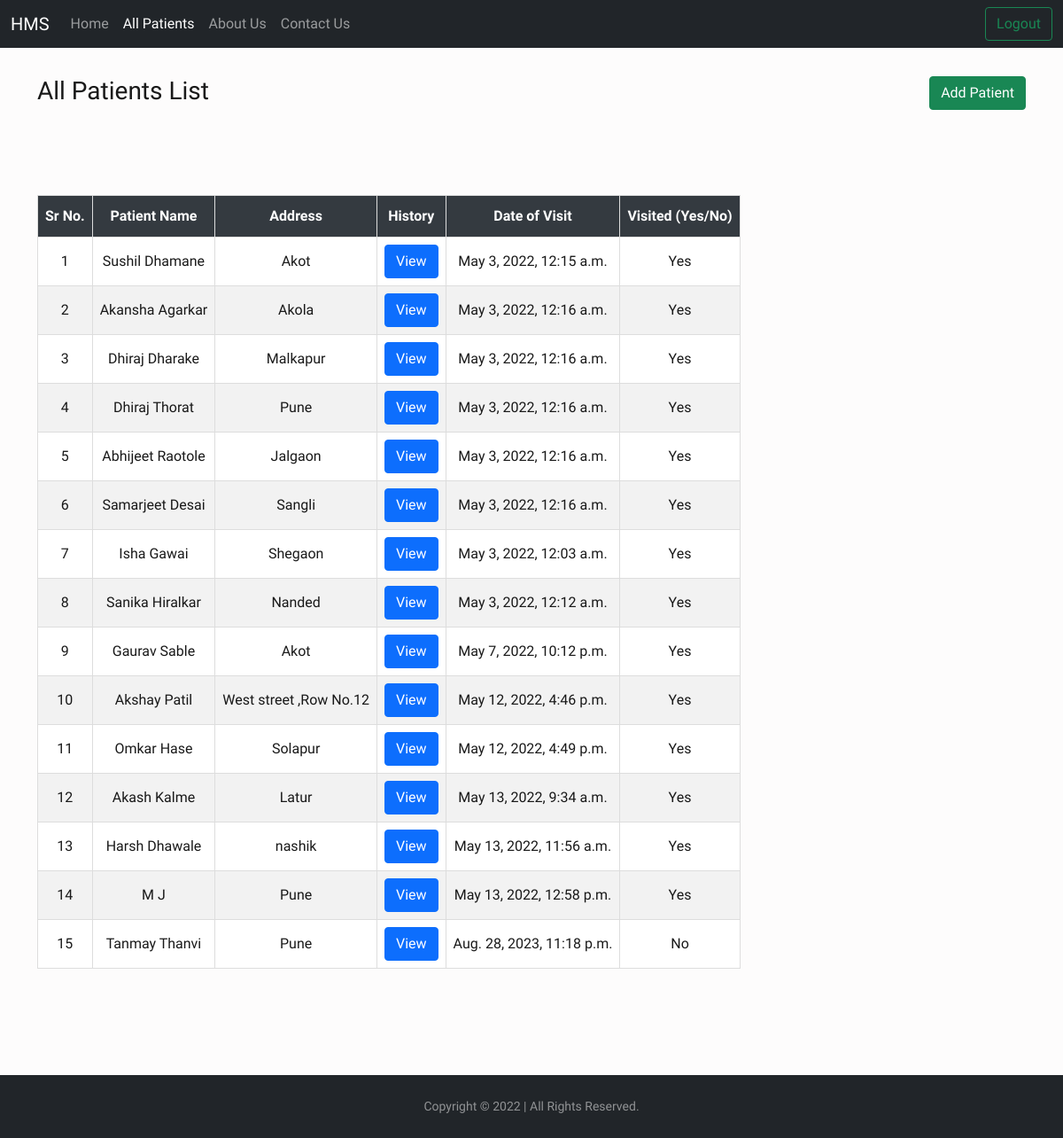
Screenshot of /patient/allpatients/ with the database file from the repository.
### patient/models.py (models this page shows)
class Patient(models.Model):
   name = models.CharField(max_length=300)
   gender = models.CharField(max_length=10)
   email = models.EmailField(null=True,blank=True)
   address = models.TextField(null=True,blank=True)
   date_of_Birth = models.DateField(null=True,blank=True)
   height = models.IntegerField(default=0)
   weight = models.IntegerField(default=0)
   reason = models.TextField(null=True,blank=True)
   notvisited = models.BooleanField(default=True)
   dateofvisit = models.DateTimeField(null=True,blank=True)
   def __str__(self):
    return self.name

### patient/views.py (the view)
# urls.py: path('allpatients/',views.allpatients,name="allpatients"),
def allpatients(request):
    allpatients = Patient.objects.all()
    allhistorys = History.objects.all()
    params = {'allpatients':allpatients,'allhistorys':allhistorys}
    return render(request,"allpatients.html",params)

### templates/allpatients.html (shortened to what this page needs)
<!doctype html>
<html lang="en">
<head>
    <link href="https://cdn.jsdelivr.net/npm/bootstrap@5.1.3/dist/css/bootstrap.min.css" rel="stylesheet"
>
    <link rel="stylesheet" type="text/css" href="https://cdn.datatables.net/v/dt/dt-1.11.5/datatables.min.css" />
</head>
<body>
    <nav class="navbar navbar-expand-lg navbar-dark bg-dark">
        <div class="container-fluid">
            <a class="navbar-brand" href="{% url 'home' %}">HMS</a>
            <div class="collapse navbar-collapse" id="navbarSupportedContent">
                <ul class="navbar-nav me-auto mb-2 mb-lg-0">
                    <li class="nav-item">
                        <a class="nav-link" aria-current="page" href="{% url 'home' %}">Home</a>
                    </li>
                    <li class="nav-item">
                        <a class="nav-link active" href="{% url 'allpatients' %}">All Patients</a>
                    </li>
                    <li class="nav-item">
                        <a class="nav-link" href="{% url 'about' %}">About Us</a>
                    </li>
                    <li class="nav-item">
                        <a class="nav-link" href="{% url 'contact' %}">Contact Us</a>
                    </li>
                </ul>
                <button type="button" class="btn btn-outline-success" data-bs-toggle="modal"
                    data-bs-target="#exampleModal">
                    Logout
                </button>
            </div>
        </div>
    </nav>
    <div class="container" style="margin-top: 2rem;">
        <div style="margin: 20px 0px;">
            <h3 style="display: inline;">All Patients List</h2>
                <a href="{% url 'addpatient' %}">
                    <button style="float: right;" class="btn btn-success">Add Patient</button>
                </a>
        </div>
        <table id="dataTable" style="text-align: center;margin-top: 100px;">
            <thead>
                <tr>
                    <th style="text-align: center;">Sr No.</th>
                    <th style="text-align: center;">Patient Name</th>
                    <th style="text-align: center;">Address</th>
                    <th style="text-align: center;">History</th>
                    <th style="text-align: center;">Date of Visit</th>
                    <th style="text-align: center;">Visited (Yes/No)</th>
                </tr>
            </thead>
            <tbody>
                {% for i in allpatients %}
                <tr>
                    <td>{{forloop.counter}}</td>
                    <td>{{i.name}}</td>
                    <td>{{i.address}}</td>
                    <td>
                        <center><button type="button" class="btn btn-primary" data-bs-toggle="modal"
                                data-bs-target="#exampleModal{{i.id}}">
                                View
                            </button></center>
                    </td>
                    <td>{{i.dateofvisit}}</td>
                    <td>
                        {% if i.notvisited %}
                        No
                        {% else %}
                        Yes
                        {% endif %}
                    </td>
                </tr>
                {% endfor %}
            </tbody>
        </table>
    </div>
    <footer id="sticky-footer" class="flex-shrink-0 py-4 bg-dark text-white-50" style="margin-top: 7.5rem ;">
        <div class="container text-center">
            <small>Copyright &copy; 2022 | All Rights Reserved.</small>
        </div>
    </footer>
</body>
</html>

### templates/allpatients.html (style rules this page uses)
* { margin: 0; padding: 0; box-sizing: border-box; }
html, body { height: 100%; }
body { background: #fdfcfc; color: rgba(0, 0, 0, 0.9); font-family: "Work Sans", sans-serif; font-size: 16px; line-height: 1.4; }
#dataTable td, #dataTable th { border: 1px solid #ddd; padding: 8px; }
#dataTable tr { transition: transform 0.3s ease-in-out; }
#dataTable tr:nth-child(odd) { background-color: white; }
#dataTable tr:nth-child(even) { background-color: #f2f2f2; }
#dataTable th { padding-top: 12px; padding-bottom: 12px; text-align: left; background-color: #343a40; color: white; }

### rows the page displays
Patient: name "Sushil Dhamane", address "Akot", dateofvisit "May 3, 2022, 12:15 a.m.", notvisited "Yes"
Patient: name "Akansha Agarkar", address "Akola", dateofvisit "May 3, 2022, 12:16 a.m.", notvisited "Yes"
Patient: name "Dhiraj Dharake", address "Malkapur", dateofvisit "May 3, 2022, 12:16 a.m.", notvisited "Yes"
Patient: name "Dhiraj Thorat", address "Pune", dateofvisit "May 3, 2022, 12:16 a.m.", notvisited "Yes"
Patient: name "Abhijeet Raotole", address "Jalgaon", dateofvisit "May 3, 2022, 12:16 a.m.", notvisited "Yes"
Patient: name "Samarjeet Desai", address "Sangli", dateofvisit "May 3, 2022, 12:16 a.m.", notvisited "Yes"
Patient: name "Isha Gawai", address "Shegaon", dateofvisit "May 3, 2022, 12:03 a.m.", notvisited "Yes"
Patient: name "Sanika Hiralkar", address "Nanded", dateofvisit "May 3, 2022, 12:12 a.m.", notvisited "Yes"
Patient: name "Gaurav Sable", address "Akot", dateofvisit "May 7, 2022, 10:12 p.m.", notvisited "Yes"
Patient: name "Akshay Patil", address "West street ,Row No.12", dateofvisit "May 12, 2022, 4:46 p.m.", notvisited "Yes"
Patient: name "Omkar Hase", address "Solapur", dateofvisit "May 12, 2022, 4:49 p.m.", notvisited "Yes"
Patient: name "Akash Kalme", address "Latur", dateofvisit "May 13, 2022, 9:34 a.m.", notvisited "Yes"
Patient: name "Harsh Dhawale", address "nashik", dateofvisit "May 13, 2022, 11:56 a.m.", notvisited "Yes"
Patient: name "M J", address "Pune", dateofvisit "May 13, 2022, 12:58 p.m.", notvisited "Yes"
Patient: name "Tanmay Thanvi", address "Pune", dateofvisit "Aug. 28, 2023, 11:18 p.m.", notvisited "No"
